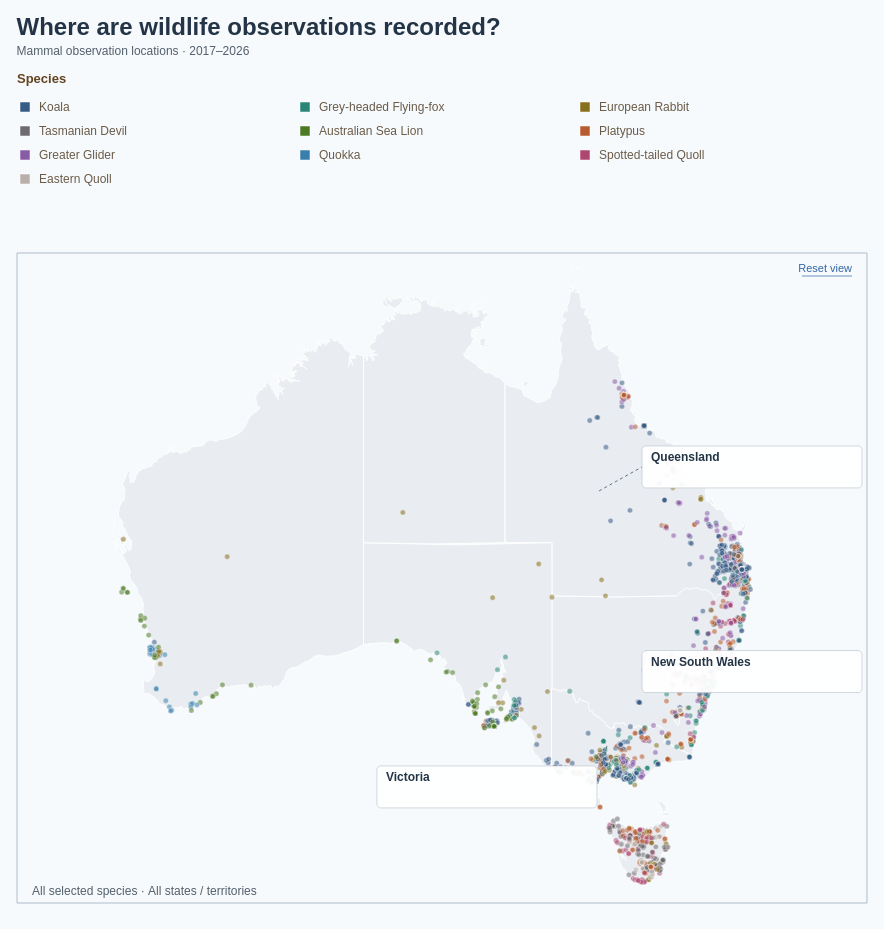

Express this chart as Vega-Lite.
### Vega specification from a JSON file in a GitHub repository (floating-point values rounded to 4 significant figures; data arrays with more than 128 entries replaced by an {"elided": "..."} marker saying what was removed)
{"$schema": "https://vega.github.io/schema/vega/v5.json", "description": "Individual geolocated wildlife observations for the 10 selected species from observations-794195.csv. Each dot represents one record. Observations and Australian state boundaries are embedded; no scripts or external data files are required. State boundaries: https://github.com/rowanhogan/australian-states. Recorded coordinates may be obscured and observations do not measure animal population size. Click a species colour or name in the legend to filter the map; click it again or Show all species to clear that filter. The state dropdown lists regions with records for the selected species; changing species resets the state filter. The map includes observation dates in 2017–2026. State assignments use recorded coordinates within the embedded boundaries, falling back to explicit state names or abbreviations in the location field. Offshore or unassigned records remain available under Offshore / unspecified. Map callouts label the three states or territories with the highest observation counts under the current filters, anchored at representative positions inside each region. Offshore / unspecified records are excluded from this ranking. Callouts outside the visible map extent are hidden when panning or zooming. Species colours match the ten-species palette in BumpChart.vg.json; species selection is retained; counts use the selected observation years. Uses the 10 most recent available observation years (2017–2026), including partial 2026.", "width": 850, "height": 830, "padding": 16, "background": "#f7fafc", "title": {"text": "Where are wildlife observations recorded?", "subtitle": ["Mammal observation locations · 2017–2026"], "anchor": "start", "offset": 16, "font": "Arial", "fontSize": 24, "color": "#243447", "subtitleFont": "Arial", "subtitleFontSize": 12, "subtitleColor": "#52606d", "subtitlePadding": 6, "subtitleLineHeight": 16}, "signals": [{"name": "selectedSpecies", "value": null, "on": [{"events": "@speciesLegendSymbols:click, @speciesLegendLabels:click, @speciesLegendHitArea:click", "update": "selectedSpecies == datum.species ? null : datum.species"}]}, {"name": "dragStart", "value": null, "on": [{"events": {"source": "view", "type": "mousedown", "filter": ["y() >= 170 && y() < 820"]}, "update": "{x: x(), y: y(), offsetX: viewport.x, offsetY: viewport.y}"}, {"events": "window:mouseup", "update": "null"}]}, {"name": "viewport", "value": {"zoom": 1, "x": 0, "y": 0}, "on": [{"events": {"type": "wheel", "source": "view", "consume": true, "filter": ["y() >= 170 && y() < 820"]}, "update": "{zoom: clamp(viewport.zoom * pow(1.001, -event.deltaY * pow(16, event.deltaMode)), 1, 20), x: x() + (viewport.x - x()) * clamp(viewport.zoom * pow(1.001, -event.deltaY * pow(16, event.deltaMode)), 1, 20) / viewport.zoom, y: (y() - 170) + (viewport.y - (y() - 170)) * clamp(viewport.zoom * pow(1.001, -event.deltaY * pow(16, event.deltaMode)), 1, 20) / viewport.zoom}"}, {"events": {"source": "window", "type": "mousemove", "between": [{"source": "view", "type": "mousedown", "filter": ["y() >= 170 && y() < 820"]}, {"source": "window", "type": "mouseup"}], "consume": true}, "update": "dragStart ? {zoom: viewport.zoom, x: dragStart.offsetX + x() - dragStart.x, y: dragStart.offsetY + y() - dragStart.y} : viewport"}, {"events": {"source": "view", "type": "dblclick", "filter": ["y() >= 170 && y() < 820"]}, "update": "{zoom: 1, x: 0, y: 0}"}, {"events": "@resetLabel:click", "update": "{zoom: 1, x: 0, y: 0}"}]}, {"name": "selectedState", "value": null, "on": [{"events": {"signal": "selectedSpecies"}, "update": "null"}], "bind": {"input": "select", "options": [null, "Australian Capital Territory", "New South Wales", "Northern Territory", "Offshore / unspecified", "Queensland", "South Australia", "Tasmania", "Victoria", "Western Australia"], "labels": ["All states / territories", "Australian Capital Territory", "New South Wales", "Northern Territory", "Offshore / unspecified", "Queensland", "South Australia", "Tasmania", "Victoria", "Western Australia"], "name": "State: "}}, {"name": "stateMenuOpen", "value": false}, {"name": "legendColumnWidth", "value": 280}, {"name": "legendSymbolSize", "value": 100}], "data": [{"name": "states", "values": [{"type": "Feature", "id": 0, "properties": {"STATE_CODE": "1", "STATE_NAME": "New South Wales"}, "geometry": {"type": "MultiPolygon", "coordinates": {"elided": "9 rows, 5190 float values in total"}}}, {"type": "Feature", "id": 1, "properties": {"STATE_CODE": "2", "STATE_NAME": "Victoria"}, "geometry": {"type": "MultiPolygon", "coordinates": {"elided": "22 rows, 3186 float values in total"}}}, {"type": "Feature", "id": 2, "properties": {"STATE_CODE": "3", "STATE_NAME": "Queensland"}, "geometry": {"type": "MultiPolygon", "coordinates": {"elided": "234 rows, 8496 float values in total"}}}, {"type": "Feature", "id": 3, "properties": {"STATE_CODE": "4", "STATE_NAME": "South Australia"}, "geometry": {"type": "MultiPolygon", "coordinates": {"elided": "35 rows, 2742 float values in total"}}}, {"type": "Feature", "id": 4, "properties": {"STATE_CODE": "5", "STATE_NAME": "Western Australia"}, "geometry": {"type": "MultiPolygon", "coordinates": {"elided": "333 rows, 14052 float values in total"}}}, {"type": "Feature", "id": 5, "properties": {"STATE_CODE": "6", "STATE_NAME": "Tasmania"}, "geometry": {"type": "MultiPolygon", "coordinates": {"elided": "61 rows, 5246 float values in total"}}}, {"type": "Feature", "id": 6, "properties": {"STATE_CODE": "7", "STATE_NAME": "Northern Territory"}, "geometry": {"type": "MultiPolygon", "coordinates": {"elided": "115 rows, 6986 float values in total"}}}, {"type": "Feature", "id": 7, "properties": {"STATE_CODE": "8", "STATE_NAME": "Australian Capital Territory"}, "geometry": {"type": "Polygon", "coordinates": {"elided": "2 rows, 206 float values in total"}}}]}, {"name": "observations", "values": {"elided": "4034 records"}}, {"name": "speciesObservations", "source": "observations", "transform": [{"type": "filter", "expr": "selectedSpecies == null || datum.species == selectedSpecies"}]}, {"name": "stateObservations", "source": "speciesObservations", "transform": [{"type": "filter", "expr": "selectedState == null || datum.state == selectedState"}]}, {"name": "filteredObservations", "source": "stateObservations", "transform": [{"type": "geopoint", "projection": "mapProjection", "fields": ["longitude", "latitude"], "as": ["x", "y"]}]}, {"name": "stateCounts", "source": "speciesObservations", "transform": [{"type": "aggregate", "groupby": ["state"], "ops": ["count"], "as": ["observationCount"]}, {"type": "formula", "expr": "datum.state", "as": "value"}, {"type": "formula", "expr": "datum.state", "as": "label"}]}, {"name": "allStatesOption", "values": [{"value": null, "label": "All states / territories"}]}, {"name": "stateOptions", "source": ["allStatesOption", "stateCounts"], "transform": [{"type": "formula", "expr": "datum.value == null ? '' : datum.label", "as": "sortLabel"}, {"type": "collect", "sort": {"field": "sortLabel", "order": "ascending"}}, {"type": "window", "sort": {"field": "sortLabel", "order": "ascending"}, "ops": ["row_number"], "as": ["rowNumber"]}, {"type": "formula", "expr": "datum.rowNumber - 1", "as": "index"}]}, {"name": "visibleStateOptions", "source": "stateOptions", "transform": [{"type": "filter", "expr": "stateMenuOpen"}]}, {"name": "speciesLegendEntries", "values": [{"species": "Koala", "column": 0, "row": 0}, {"species": "Grey-headed Flying-fox", "column": 1, "row": 0}, {"species": "European Rabbit", "column": 2, "row": 0}, {"species": "Tasmanian Devil", "column": 0, "row": 1}, {"species": "Australian Sea Lion", "column": 1, "row": 1}, {"species": "Platypus", "column": 2, "row": 1}, {"species": "Greater Glider", "column": 0, "row": 2}, {"species": "Quokka", "column": 1, "row": 2}, {"species": "Spotted-tailed Quoll", "column": 2, "row": 2}, {"species": "Eastern Quoll", "column": 0, "row": 3}]}, {"name": "stateAnnotationAnchors", "values": [{"state": "Queensland", "longitude": 144, "latitude": -23, "dx": 70, "dy": -45}, {"state": "New South Wales", "longitude": 147, "latitude": -32, "dx": 85, "dy": 0}, {"state": "Victoria", "longitude": 144.5, "latitude": -37, "dx": -230, "dy": 20}, {"state": "Tasmania", "longitude": 146.5, "latitude": -42, "dx": 35, "dy": 25}, {"state": "Western Australia", "longitude": 122, "latitude": -26, "dx": -220, "dy": -35}, {"state": "South Australia", "longitude": 134, "latitude": -30, "dx": -230, "dy": 35}, {"state": "Northern Territory", "longitude": 133, "latitude": -20, "dx": -130, "dy": -60}, {"state": "Australian Capital Territory", "longitude": 149.1, "latitude": -35.3, "dx": 85, "dy": 35}]}, {"name": "stateAnnotationCounts", "source": "filteredObservations", "transform": [{"type": "aggregate", "groupby": ["state"], "ops": ["count"], "as": ["recordCount"]}, {"type": "lookup", "from": "stateAnnotationAnchors", "key": "state", "fields": ["state"], "values": ["longitude", "latitude", "dx", "dy"], "as": ["anchorLongitude", "anchorLatitude", "dx", "dy"]}, {"type": "filter", "expr": "isValid(datum.anchorLongitude) && isValid(datum.anchorLatitude)"}, {"type": "window", "sort": {"field": ["recordCount", "state"], "order": ["descending", "ascending"]}, "ops": ["row_number"], "as": ["rank"]}, {"type": "filter", "expr": "datum.rank <= 3"}]}, {"name": "mapAnnotations", "source": "stateAnnotationCounts", "transform": [{"type": "geopoint", "projection": "mapProjection", "fields": ["anchorLongitude", "anchorLatitude"], "as": ["anchorX", "anchorY"]}, {"type": "filter", "expr": "datum.anchorX >= 0 && datum.anchorX <= 850 && datum.anchorY >= 0 && datum.anchorY <= 620"}, {"type": "formula", "expr": "clamp(datum.anchorX + datum.dx, 5, 625)", "as": "labelX"}, {"type": "formula", "expr": "clamp(datum.anchorY + datum.dy, 30, 590)", "as": "labelY"}]}], "projections": [{"name": "mapProjection", "type": "mercator", "scale": {"signal": "900 * viewport.zoom"}, "translate": {"signal": "[425 * viewport.zoom + viewport.x, 325 * viewport.zoom + viewport.y]"}, "center": [134, -28]}], "marks": [{"name": "speciesLegend", "type": "group", "interactive": true, "encode": {"update": {"x": {"value": 0}, "y": {"value": 0}, "width": {"value": 850}, "height": {"value": 110}}}, "marks": [{"name": "speciesLegendTitle", "type": "text", "interactive": false, "encode": {"update": {"x": {"value": 0}, "y": {"value": 0}, "text": {"value": "Species"}, "font": {"value": "Arial"}, "fontSize": {"value": 13}, "fontWeight": {"value": "bold"}, "fill": {"value": "#634320"}}}}, {"name": "speciesLegendHitArea", "type": "rect", "from": {"data": "speciesLegendEntries"}, "encode": {"update": {"x": {"signal": "datum.column * legendColumnWidth"}, "y": {"signal": "12 + datum.row * 24"}, "width": {"value": 250}, "height": {"value": 24}, "cornerRadius": {"value": 3}, "fill": {"signal": "selectedSpecies == datum.species ? '#e3eaf5' : 'transparent'"}, "cursor": {"value": "pointer"}}}}, {"name": "speciesLegendSymbols", "type": "symbol", "interactive": true, "encode": {"update": {"x": {"signal": "8 + datum.column * legendColumnWidth"}, "y": {"signal": "24 + datum.row * 24"}, "shape": {"value": "square"}, "size": {"signal": "legendSymbolSize"}, "fill": {"scale": "speciesColor", "field": "species"}, "stroke": {"value": "#ffffff"}, "strokeWidth": {"value": 0.5}, "cursor": {"value": "pointer"}, "opacity": {"signal": "selectedSpecies == null || selectedSpecies == datum.species ? 1 : 0.3"}, "tooltip": {"signal": "{'Species': datum.species}"}}}, "from": {"data": "speciesLegendEntries"}}, {"name": "speciesLegendLabels", "type": "text", "interactive": true, "encode": {"update": {"x": {"signal": "22 + datum.column * legendColumnWidth"}, "y": {"signal": "24 + datum.row * 24"}, "baseline": {"value": "middle"}, "text": {"field": "species"}, "font": {"value": "Arial"}, "fontSize": {"value": 12}, "fill": {"value": "#6a5b49"}, "cursor": {"value": "pointer"}, "opacity": {"signal": "selectedSpecies == null || selectedSpecies == datum.species ? 1 : 0.3"}, "tooltip": {"signal": "{'Species': datum.species}"}, "fontWeight": {"signal": "selectedSpecies == datum.species ? 'bold' : 'normal'"}}}, "from": {"data": "speciesLegendEntries"}}]}, {"name": "wildlifeMap", "type": "group", "encode": {"update": {"width": {"value": 850}, "height": {"value": 650}, "y": {"value": 170}}}, "marks": [{"name": "mapInteractionSurface", "type": "rect", "encode": {"update": {"x": {"value": 0}, "y": {"value": 0}, "width": {"signal": "width"}, "height": {"value": 650}, "fill": {"value": "transparent"}, "cursor": {"value": "grab"}}}}, {"name": "stateBoundaries", "type": "shape", "from": {"data": "states"}, "encode": {"update": {"fill": {"signal": "selectedState == datum.properties.STATE_NAME ? '#d5e0f0' : '#e9edf2'"}, "stroke": {"value": "#ffffff"}, "strokeWidth": {"value": 1}, "cursor": {"value": "grab"}}}, "transform": [{"type": "geoshape", "projection": "mapProjection"}], "clip": true}, {"name": "observationDots", "type": "symbol", "from": {"data": "filteredObservations"}, "clip": true, "encode": {"enter": {"shape": {"value": "circle"}}, "update": {"x": {"field": "x"}, "y": {"field": "y"}, "size": {"value": 28}, "fill": {"scale": "speciesColor", "field": "species"}, "fillOpacity": {"value": 0.55}, "stroke": {"value": "#ffffff"}, "strokeWidth": {"value": 0.35}, "tooltip": {"signal": "{'Species': datum.species, 'State / territory': datum.state, 'Date': datum.observed_on || 'Date not recorded', 'Location': datum.location, 'Latitude': format(datum.latitude, '.4f'), 'Longitude': format(datum.longitude, '.4f'), 'Coordinates obscured': datum.coordinates_obscured ? 'Yes' : 'No'}"}, "description": {"signal": "datum.species + ', ' + (datum.observed_on || 'Date not recorded') + ', ' + datum.location"}, "cursor": {"value": "grab"}}, "hover": {"size": {"value": 90}, "fillOpacity": {"value": 1}, "stroke": {"value": "#243447"}, "strokeWidth": {"value": 1.5}}}}, {"name": "annotationLeaders", "type": "rule", "interactive": false, "encode": {"update": {"x": {"field": "anchorX"}, "y": {"field": "anchorY"}, "x2": {"signal": "datum.labelX + (datum.dx < 0 ? 220 : 0)"}, "y2": {"signal": "datum.labelY + 21"}, "stroke": {"value": "#52606d"}, "strokeWidth": {"value": 0.9}, "strokeDash": {"value": [3, 3]}}}, "from": {"data": "mapAnnotations"}}, {"name": "annotationBackgrounds", "type": "rect", "interactive": false, "encode": {"update": {"x": {"field": "labelX"}, "y": {"field": "labelY"}, "width": {"value": 220}, "height": {"value": 42}, "cornerRadius": {"value": 4}, "fill": {"value": "#ffffff"}, "fillOpacity": {"value": 0.94}, "stroke": {"value": "#bdc7d3"}, "strokeWidth": {"value": 0.7}}}, "from": {"data": "mapAnnotations"}}, {"name": "annotationStateLabels", "type": "text", "interactive": false, "encode": {"update": {"x": {"signal": "datum.labelX + 9"}, "y": {"signal": "datum.labelY + 15"}, "text": {"field": "state"}, "font": {"value": "Arial"}, "fontSize": {"value": 12}, "fontWeight": {"value": "bold"}, "fill": {"value": "#243447"}}}, "from": {"data": "mapAnnotations"}}, {"name": "annotationCountLabels", "type": "text", "interactive": false, "encode": {"update": {"x": {"signal": "datum.labelX + 9"}, "y": {"signal": "datum.labelY + 31"}, "text": {"value": ""}, "font": {"value": "Arial"}, "fontSize": {"value": 11}, "fill": {"value": "#52606d"}}}, "from": {"data": "mapAnnotations"}}, {"name": "recordCount", "type": "text", "interactive": false, "encode": {"update": {"x": {"value": 15}, "y": {"value": 642}, "text": {"signal": "(selectedSpecies == null ? 'All selected species' : selectedSpecies) + ' · ' + (selectedState == null ? 'All states / territories' : selectedState)"}, "font": {"value": "Arial"}, "fontSize": {"value": 12}, "fill": {"value": "#52606d"}}}}, {"name": "resetLabel", "type": "text", "encode": {"update": {"x": {"signal": "width - 15"}, "y": {"value": 16}, "align": {"value": "right"}, "baseline": {"value": "middle"}, "text": {"value": "Reset view"}, "font": {"value": "Arial"}, "fontSize": {"value": 11}, "fill": {"value": "#3366a6"}, "cursor": {"value": "pointer"}}, "hover": {"fill": {"value": "#24517c"}}}}, {"name": "resetUnderline", "type": "rule", "interactive": false, "encode": {"update": {"x": {"signal": "width - 65"}, "x2": {"signal": "width - 15"}, "y": {"value": 23}, "stroke": {"value": "#3366a6"}, "strokeWidth": {"value": 0.7}}}}, {"name": "mapFrame", "type": "rect", "interactive": false, "encode": {"update": {"x": {"value": 0}, "y": {"value": 0}, "width": {"value": 850}, "height": {"value": 650}, "fill": {"value": null}, "stroke": {"value": "#aebdcb"}, "strokeWidth": {"value": 1}}}}]}], "scales": [{"name": "speciesColor", "type": "ordinal", "domain": ["Koala", "Platypus", "Grey-headed Flying-fox", "Greater Glider", "Spotted-tailed Quoll", "European Rabbit", "Quokka", "Tasmanian Devil", "Eastern Barred Bandicoot", "Numbat", "Australian Sea Lion", "Eastern Quoll"], "range": ["#365B85", "#B65C30", "#2A8576", "#885BA6", "#AD4770", "#86701D", "#397FAD", "#6D6B70", "#C17A24", "#5146A0", "#4D7A24", "#bab0ab"]}], "config": {"legend": {"labelFont": "Arial", "titleFont": "Arial", "labelFontSize": 12, "titleFontSize": 13, "titleFontWeight": "bold", "labelColor": "#6a5b49", "titleColor": "#634320", "symbolType": "square", "symbolSize": 100, "rowPadding": 8, "columnPadding": 24, "labelOffset": 8}}, "usermeta": {"observationWindow": {"source": "Dataset/observations-794195.csv", "dateField": "observed_on", "years": [2017, 2018, 2019, 2020, 2021, 2022, 2023, 2024, 2025, 2026], "yearCount": 10, "includesPartialLatestYear": true}}}
